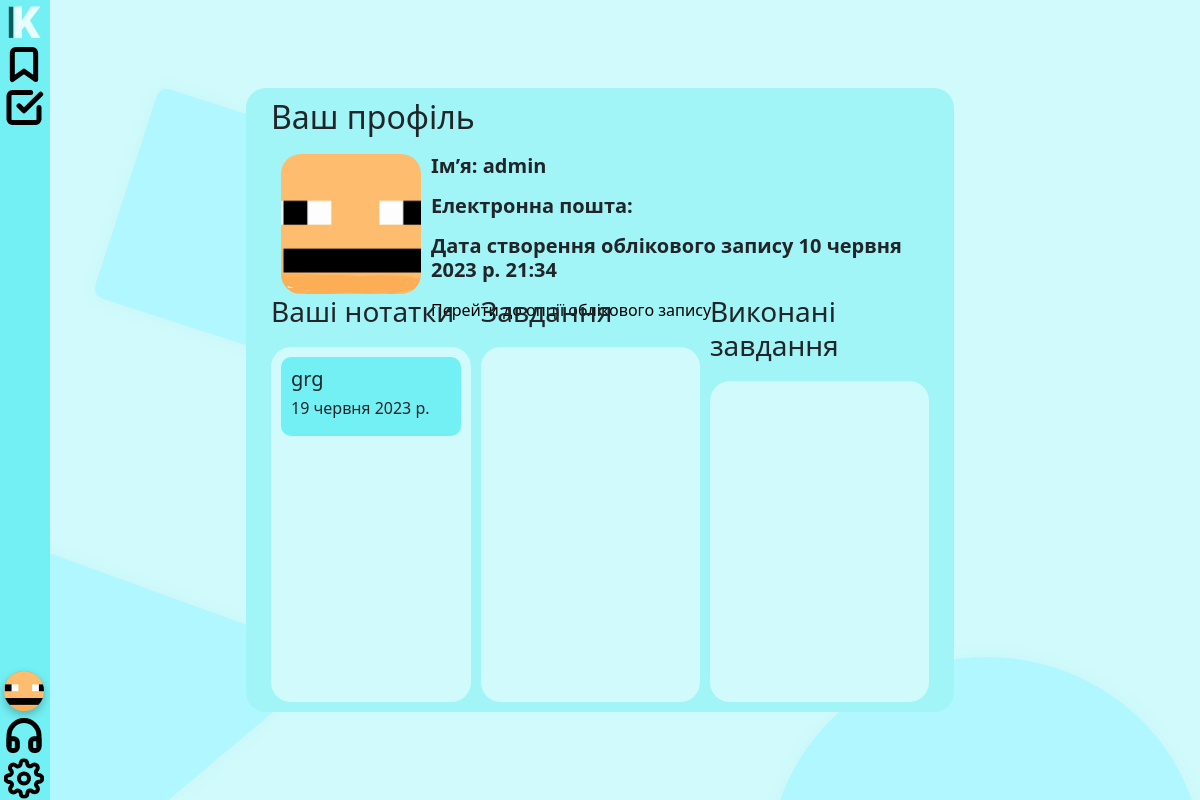
The app's page /profile (signed in) with its own data.
### Kalendaruapp/models.py (models this page shows)
class UserProfile(models.Model):
    user = models.OneToOneField(User,on_delete=models.CASCADE)
    avatar = models.ImageField(upload_to='avatar/')

class Notes(models.Model):
    name = models.CharField(max_length=255)
    action = models.CharField(max_length=255)
    description = models.TextField()
    date_added = models.DateField()
    user_join = models.ForeignKey(User, on_delete=models.CASCADE,null=True,blank=True)

### Kalendaruapp/views.py (the view)
# urls.py: path('profile',profile, name='profile'),
def profile(request):
    if request.user.is_authenticated:
        context = {
            'avatar':UserProfile.objects.get(user=request.user.pk),
            'notes':Notes.objects.filter(user_join_id=request.user.pk),
            'tasks':Tasks.objects.filter(user_join_id=request.user.pk)
        }
    else:
        context={
            'notes':Notes.objects.filter(user_join_id=request.user.pk),
            'tasks':Tasks.objects.filter(user_join_id=request.user.pk)
        }
    return render(request, "profile.html",context)

### Kalendaruapp/templates/profile.html (shortened to what this page needs)
{% extends "base/base.html" %}
{% load static %}
{% block css %}
<link rel="stylesheet" href="{% static 'css/profile.css' %}">
{% endblock %}
{% block content %}
    <div class="profile">
        <h2>Ваш профіль</h2>
        <div class="profile-top">
            {% if avatar.avatar %}
                <img class="profile-avatar" src="{{ avatar.avatar.url }}" alt="">
            {% else %}
                <img class="profile-avatar" src="{% static 'img/noavatar.png' %}" alt="">
            {% endif %}
            <div class="profile-text">
                <h5 class="text"><strong>Ім’я: {{ user.username }}</strong></h5>
                <h5 class="text"><strong>Електронна пошта: {{ user.email }}</strong></h5>
                <h5 class="text"><strong>Дата створення облікового запису {{ user.date_joined }}</strong></h5>
                <a style="-webkit-appearance: button; -moz-appearance: button; appearance: button; text-decoration: none; color: initial;" href="{% url 'options' %}" class="button-profile">Перейти до опції облікового запису</a>
            </div>
        </div>
        <div class="profile-bottom">
            <div class="notes">
                <h3>Ваші нотатки</h3>
                <div class="notes-content">
                    {% for note in notes %}
                        <div class="note">
                            <h5 class='noteName'>{{ note.name }}</h5>
                            <h6 class='noteDate'>{{ note.date_added }}</h6>
                        </div>
                    {% endfor %}
                </div>
            </div>
            <div class="tasks">
                <h3>Завдання</h3>
                <div class="tasks-content">
                </div>
            </div>
            <div class="done-tasks">
                <h3>Виконані завдання</h3>
                <div class="done-tasks-content">
                </div>
            </div>
        </div>
    </div>
{% endblock %}

### Kalendaruapp/templates/base/base.html (shortened to what this page needs)
{% load static %}
<html lang="en">
<head>
    <link rel="stylesheet" href="{% static 'css/base.css' %}">
    <link href="https://cdn.jsdelivr.net/npm/bootstrap@5.3.0/dist/css/bootstrap.min.css" rel="stylesheet">
    {% block css %}{% endblock %}
</head>
<body style="background-image: url('{% static "img/background1.svg" %}');">
    <div class="main">
        {% block content %}
        {% endblock %}
    </div>
    <div class="side-main">
        <div class="icons">
            <div class="upper">
                <div class="img-text main-kalendaru">
                    <a class='enter'href="{% url 'calendar' %}">
                        <img class = 'buttons main-button' src="{% static 'img/logo.svg' %}" alt="IMG has not loaded :(">
                    </a>
                </div>
                <div class="img-text notes-kalendaru">
                    <a class='enter'href="{% url 'notes' %}">
                        <img class = 'buttons notes-button' src="{% static 'img/bookmark.svg' %}" alt="IMG has not loaded :(">
                    </a>
                </div>
                <div class="img-text tasks-kalendaru">
                    <a class='enter'href="{% url 'tasks' %}">
                        <img class = 'buttons tasks-button' src="{% static 'img/check-square.svg' %}" alt="IMG has not loaded :(">
                    </a>
                </div>
            </div>
            <div class="lower">
                <div class="img-text login-kalendaru">
                    {% if user.is_authenticated %}
                            {% if avatar.avatar %}
                            <a class='enter'href="{% url 'profile' %}">
                                <img class = 'buttons login-button avatar' src="{{ avatar.avatar.url }}" alt="IMG has not loaded :("> {% comment %} {% static 'img/noavatar.png' %} {% endcomment %}
                            </a>
                            {% else %}
                            <a class='enter'href="{% url 'profile' %}">
                                <img class = 'buttons login-button avatar' src="{% static 'img/noavatar.png' %}" alt="IMG has not loaded :("> {% comment %} {% static 'img/noavatar.png' %} {% endcomment %}
                                <h3 class="text-buttons login-button">{{ user.username }}</h3>
                            </a>
                            {% endif %}
                    {% else %}
                            <a class='enter' href="{% url 'login' %}">
                                <img class = 'buttons login-button' src="{% static 'img/log-in.svg' %}" alt="IMG has not loaded :(">
                                <h3 class="text-buttons login-button">Вхід</h3>
                            </a>
                    {% endif %}
                </div>
                <div class="img-text support-kalendaru">
                    <a class='enter' href="{% url 'support' %}">
                        <img class = 'buttons support-button' src="{% static 'img/headphones.svg' %}" alt="IMG has not loaded :(">
                    </a>
                </div>
                <div class="img-text options-kalendaru">
                    <a class='enter' href="{% url 'options' %}">
                        <img class = 'buttons options-button' src="{% static 'img/settings.svg' %}" alt="IMG has not loaded :(">
                    </a>
                </div>
            </div>
        </div>
    </div>
</body>
</html>

### Kalendaruapp/static/css/base.css (style rules this page uses)
:root { --event-kalendaru: #00FFB3; --event-user: #D0FAFB; --event-official: #FFDE66; --task-completed-background: #FFDE66; --white-blue: #E8FDFD; --almost-white-blue: #D0FAFB; --blackest-blue: #021717; --black-blue: #042E2F; --very-bright-blue: #A1F5F7; --not-really-very-bright-blue: #72F0F3; --bright-blue: #44ECEE; --blue: #27E9EC; --little-blackier-blue: #11B9BB; --little-more-blackier-blue: #0C8A8D; --blackier-blue: #085C5E; }
* { padding: 0; margin: 0; box-sizing: border-box; }
html, body { display: flex; flex-direction: column; padding: 0px; width: 100vw; height: 100vh; position: relative; }
@media only screen and (min-width: 701px) { .side-main { display: flex; flex-direction: row; align-items: flex-start; flex-direction: column; gap: 10px; justify-content: center; position: absolute; width: 50px; height: 100%; left: 0px; top: 0px; transition-duration: 400ms; background: var(--not-really-very-bright-blue); } }
@media only screen and (min-width: 701px) { .icons { display: flex; flex-direction: column; justify-content: space-between; align-items: center; width: 100%; height: 100%; margin-left: 7%; flex: none; order: 0; align-self: stretch; flex-grow: 0; } }
@media only screen and (min-width: 701px) { .main { display: flex; flex-direction: column; justify-content: center; align-items: center; padding: 10px; isolation: isolate; width: 100%; height: 100%; flex: none; order: 0; align-self: stretch; flex-grow: 0; } }
@media only screen and (min-width: 701px) { .buttons { cursor: pointer; user-select: none; -webkit-user-drag: none; } }
@media only screen and (min-width: 701px) { .lower, .upper { display: flex; flex-direction: column; align-items: flex-start; padding: 0px; width: 100%; flex: none; flex-grow: 0; } }
@media only screen and (min-width: 701px) { .img-text { display: flex; flex-direction: row; align-items: center; width: 100%; justify-content: flex-start; gap: 10px; } }
@media only screen and (min-width: 701px) { .avatar { width: 40px; height: 40px; box-shadow: inset 0px 4px 4px rgba(0, 0, 0, 0.25); filter: drop-shadow(0px 4px 4px rgba(0, 0, 0, 0.25)); border-radius: 50px; } }
@media only screen and (min-width: 701px) { .enter { text-decoration: none; color: black; display: flex; flex-direction: row; } }

### records on screen
UserProfile: avatar (picture)
Notes: name "grg", date_added "19 червня 2023 р."

### other values on screen
{{ user.username }} "admin"
{{ user.date_joined }} "10 червня 2023 р. 21:34"
